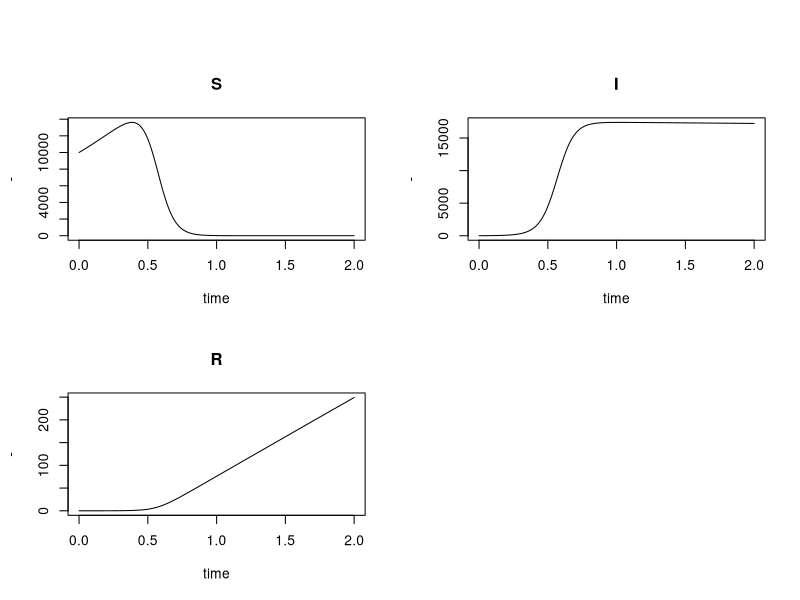

Reproduce this figure in R.
library(deSolve)
parameters <- c(Ts_infeccion = 0.001,  Ts_muerte= 0.01 , beta = 1)
state <- c(S=10000,I=10,R = 0)

SIR <- function(t,state,parameters){
  with(as.list(c(state,parameters)),{
    dS <- beta*S-Ts_infeccion*S*I
    dI <- Ts_infeccion*S*I - Ts_muerte*I
    dR <- Ts_muerte*I
    
    
    list(c(dS,dI,dR))
  }) 
}


times <- seq(0,2, by = 0.01)

out <- ode(y = state, times = times, func = SIR, parms = parameters)
par(oma = c(0, 0, 3, 0))
plot(out, xlab = "time", ylab = "-")
